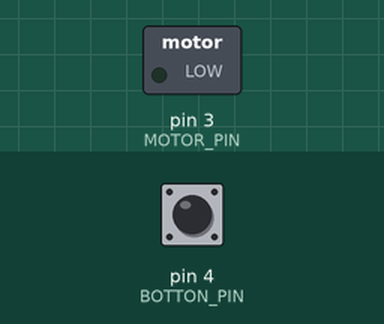
Recording of a sketch running on a simulated Arduino Uno, built with avr-gcc and run on an emulated ATmega328P. Shown: switched loads named in the sketch (green lamp = pin HIGH). The test bench sets the inputs (shaded band); at power-on: pin 4 (BOTTON_PIN) LOW.

Above: at 1.2 s.
1.3 s: pin 4 (BOTTON_PIN) pulled HIGH for 0.15 s
At 1.37 s:
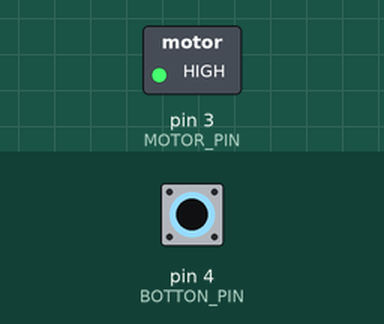
2.9 s: pin 4 (BOTTON_PIN) pulled HIGH for 3.2 s
At 6.7 s:
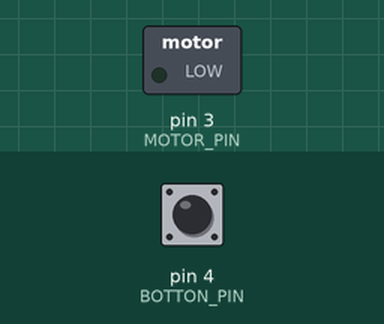
Timing chart, 0 to 8.2 s (numbered marks = the images above; inputs shaded):
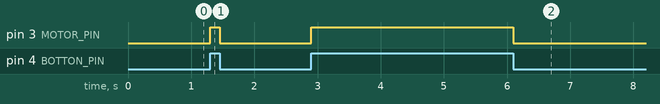

The sketch:

motore.ino
```cpp
#define MOTOR_PIN 3
#define BOTTON_PIN 4

int UltimoValore= 0;
void setup() {
  pinMode(MOTOR_PIN, OUTPUT);
  pinMode(BOTTON_PIN, INPUT);


}

void loop() {
  if(digitalRead(BOTTON_PIN) == HIGH){
    digitalWrite(MOTOR_PIN, HIGH);
  }
  else{
    digitalWrite(MOTOR_PIN, LOW);
  }
}
```

Measured:
- after the input at 1.3 s, pin 3 (MOTOR_PIN): LOW → HIGH at once, → LOW 0.15 s later
- after the input at 2.9 s, pin 3 (MOTOR_PIN): LOW → HIGH at once, → LOW 3.2 s later
